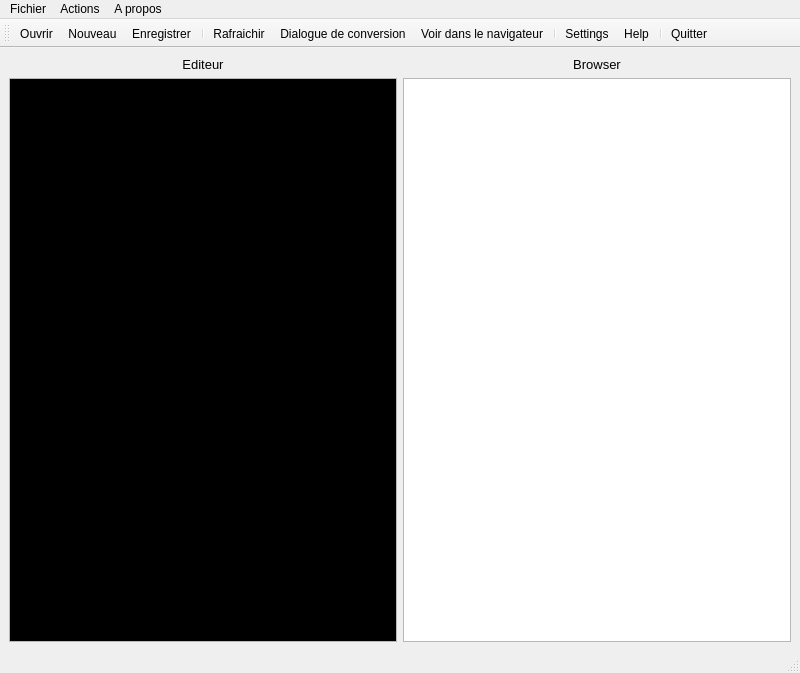
<ui version="4.0" >
 <class>MainWindow</class>
 <widget class="QMainWindow" name="MainWindow" >
  <property name="geometry" >
   <rect>
    <x>0</x>
    <y>0</y>
    <width>800</width>
    <height>673</height>
   </rect>
  </property>
  <property name="windowTitle" >
   <string>reSTinPeace</string>
  </property>
  <property name="windowIcon" >
   <iconset resource="ressources.qrc" >:/new/prefix1/icones/crayon.svg</iconset>
  </property>
  <widget class="QWidget" name="centralwidget" >
   <layout class="QVBoxLayout" >
    <item>
     <layout class="QHBoxLayout" >
      <item>
       <widget class="QLabel" name="label" >
        <property name="font" >
         <font>
          <pointsize>10</pointsize>
         </font>
        </property>
        <property name="text" >
         <string>Editeur</string>
        </property>
        <property name="alignment" >
         <set>Qt::AlignCenter</set>
        </property>
       </widget>
      </item>
      <item>
       <widget class="QLabel" name="label_2" >
        <property name="font" >
         <font>
          <pointsize>10</pointsize>
         </font>
        </property>
        <property name="text" >
         <string>Browser</string>
        </property>
        <property name="alignment" >
         <set>Qt::AlignCenter</set>
        </property>
       </widget>
      </item>
     </layout>
    </item>
    <item>
     <layout class="QHBoxLayout" >
      <item>
       <widget class="QTextEdit" name="editor" >
        <property name="palette" >
         <palette>
          <active>
           <colorrole role="Text" >
            <brush brushstyle="SolidPattern" >
             <color alpha="255" >
              <red>255</red>
              <green>255</green>
              <blue>255</blue>
             </color>
            </brush>
           </colorrole>
           <colorrole role="Base" >
            <brush brushstyle="SolidPattern" >
             <color alpha="255" >
              <red>0</red>
              <green>0</green>
              <blue>0</blue>
             </color>
            </brush>
           </colorrole>
          </active>
          <inactive>
           <colorrole role="Text" >
            <brush brushstyle="SolidPattern" >
             <color alpha="255" >
              <red>255</red>
              <green>255</green>
              <blue>255</blue>
             </color>
            </brush>
           </colorrole>
           <colorrole role="Base" >
            <brush brushstyle="SolidPattern" >
             <color alpha="255" >
              <red>0</red>
              <green>0</green>
              <blue>0</blue>
             </color>
            </brush>
           </colorrole>
          </inactive>
          <disabled>
           <colorrole role="Text" >
            <brush brushstyle="SolidPattern" >
             <color alpha="255" >
              <red>113</red>
              <green>113</green>
              <blue>113</blue>
             </color>
            </brush>
           </colorrole>
           <colorrole role="Base" >
            <brush brushstyle="SolidPattern" >
             <color alpha="255" >
              <red>226</red>
              <green>226</green>
              <blue>226</blue>
             </color>
            </brush>
           </colorrole>
          </disabled>
         </palette>
        </property>
        <property name="font" >
         <font>
          <family>Consolas</family>
          <pointsize>14</pointsize>
         </font>
        </property>
        <property name="acceptRichText" >
         <bool>false</bool>
        </property>
       </widget>
      </item>
      <item>
       <widget class="QTextBrowser" name="viewer" >
        <property name="font" >
         <font>
          <family>Consolas</family>
          <pointsize>12</pointsize>
         </font>
        </property>
       </widget>
      </item>
     </layout>
    </item>
   </layout>
  </widget>
  <widget class="QMenuBar" name="menubar" >
   <property name="geometry" >
    <rect>
     <x>0</x>
     <y>0</y>
     <width>800</width>
     <height>21</height>
    </rect>
   </property>
   <widget class="QMenu" name="menuFichier" >
    <property name="title" >
     <string>Fichier</string>
    </property>
    <addaction name="actionNouveau" />
    <addaction name="actionOuvrir" />
    <addaction name="actionEnregistrer" />
    <addaction name="separator" />
    <addaction name="actionQuitter" />
   </widget>
   <widget class="QMenu" name="menuA_propos" >
    <property name="title" >
     <string>A propos</string>
    </property>
    <addaction name="separator" />
    <addaction name="actionHelp" />
   </widget>
   <widget class="QMenu" name="menuTransform" >
    <property name="title" >
     <string>Actions</string>
    </property>
    <addaction name="actionDialogue_de_conversion" />
    <addaction name="actionSettings" />
    <addaction name="actionRafraichir" />
    <addaction name="actionVoirDansNavigateur" />
   </widget>
   <addaction name="menuFichier" />
   <addaction name="menuTransform" />
   <addaction name="menuA_propos" />
  </widget>
  <widget class="QStatusBar" name="statusbar" />
  <widget class="QToolBar" name="toolBar" >
   <property name="windowTitle" >
    <string>toolBar</string>
   </property>
   <attribute name="toolBarArea" >
    <enum>TopToolBarArea</enum>
   </attribute>
   <attribute name="toolBarBreak" >
    <bool>false</bool>
   </attribute>
   <addaction name="actionOuvrir" />
   <addaction name="actionNouveau" />
   <addaction name="actionEnregistrer" />
   <addaction name="separator" />
   <addaction name="actionRafraichir" />
   <addaction name="actionDialogue_de_conversion" />
   <addaction name="actionVoirDansNavigateur" />
   <addaction name="separator" />
   <addaction name="actionSettings" />
   <addaction name="actionHelp" />
   <addaction name="separator" />
   <addaction name="actionQuitter" />
  </widget>
  <action name="actionNouveau" >
   <property name="icon" >
    <iconset resource="ressources.qrc" >:/new/prefix1/icones/Nouveau.svg</iconset>
   </property>
   <property name="text" >
    <string>Nouveau</string>
   </property>
  </action>
  <action name="actionOuvrir" >
   <property name="icon" >
    <iconset resource="ressources.qrc" >:/new/prefix1/icones/Ouvrir.svg</iconset>
   </property>
   <property name="text" >
    <string>Ouvrir</string>
   </property>
  </action>
  <action name="actionEnregistrer" >
   <property name="icon" >
    <iconset resource="ressources.qrc" >:/new/prefix1/icones/Enregistrer.svg</iconset>
   </property>
   <property name="text" >
    <string>Enregistrer</string>
   </property>
  </action>
  <action name="actionQuitter" >
   <property name="icon" >
    <iconset resource="ressources.qrc" >:/new/prefix1/icones/Quitter.svg</iconset>
   </property>
   <property name="text" >
    <string>Quitter</string>
   </property>
  </action>
  <action name="actionHelp" >
   <property name="icon" >
    <iconset resource="ressources.qrc" >:/new/prefix1/icones/APropos.svg</iconset>
   </property>
   <property name="text" >
    <string>Help</string>
   </property>
  </action>
  <action name="actionHTML" >
   <property name="text" >
    <string>HTML</string>
   </property>
  </action>
  <action name="actionLaTeX" >
   <property name="text" >
    <string>LaTeX</string>
   </property>
  </action>
  <action name="actionDialogue_de_conversion" >
   <property name="icon" >
    <iconset resource="ressources.qrc" >:/new/prefix1/icones/ConversionDialog.svg</iconset>
   </property>
   <property name="text" >
    <string>Dialogue de conversion</string>
   </property>
  </action>
  <action name="actionSettings" >
   <property name="icon" >
    <iconset resource="ressources.qrc" >:/new/prefix1/icones/Settings.svg</iconset>
   </property>
   <property name="text" >
    <string>Settings</string>
   </property>
  </action>
  <action name="actionRafraichir" >
   <property name="icon" >
    <iconset resource="ressources.qrc" >:/new/prefix1/icones/reload.svg</iconset>
   </property>
   <property name="text" >
    <string>Rafraichir</string>
   </property>
  </action>
  <action name="actionVoirDansNavigateur" >
   <property name="icon" >
    <iconset resource="ressources.qrc" >:/new/prefix1/icones/Navigateur.svg</iconset>
   </property>
   <property name="text" >
    <string>Voir dans le navigateur</string>
   </property>
  </action>
 </widget>
 <resources>
  <include location="ressources.qrc" />
 </resources>
 <connections/>
</ui>
